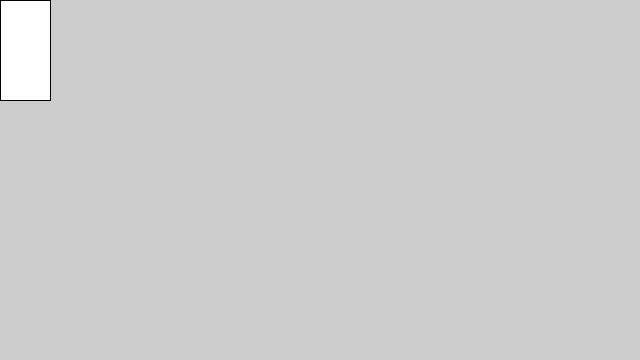
Frame 1 (no input)
Frame 60 (the mouse pressed at the canvas centre just before this capture): identical to frame 1, image omitted
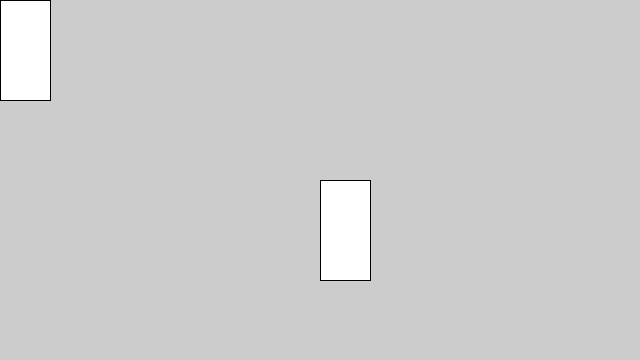
Frame 120 (the mouse held since frame 60 and released just before this capture)

The Processing sketch that drew these frames (run headless with seeded random() and noise(); from frame 60 on, the mouse is pressed at the canvas centre):

// Processing sketch: sketch_220714b
// ── sketch_220714b.pde



void setup() {
  // formato 16:9
  // dimensiones medidas en pixeles
  // size(ancho, alto); 
  size(640, 360);
}

void draw() {
  //ellipse(mouseX, mouseY, 80, 80);
  
  rect(mouseX, mouseY, 50, 100);
}
